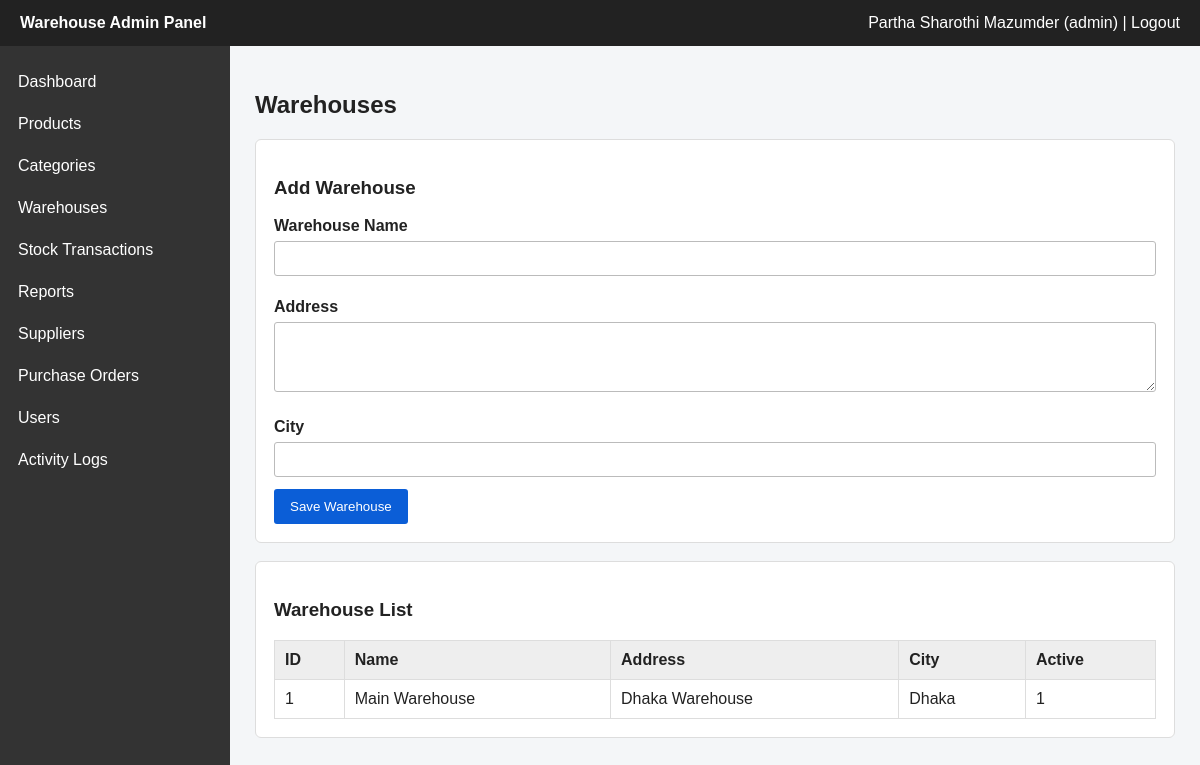
/index.php?route=warehouses (signed in), run on the app's committed database.
### tables this page shows
CREATE TABLE users (
    id INT AUTO_INCREMENT PRIMARY KEY,
    name VARCHAR(100),
    email VARCHAR(100) UNIQUE,
    password_hash VARCHAR(255),
    phone VARCHAR(20),
    role ENUM('staff','purchasing','manager','admin'),
    profile_pic VARCHAR(255),
    is_active TINYINT(1) DEFAULT 1,
    created_at TIMESTAMP DEFAULT CURRENT_TIMESTAMP
);

CREATE TABLE warehouses (
    id INT AUTO_INCREMENT PRIMARY KEY,
    name VARCHAR(100),
    address TEXT,
    city VARCHAR(100),
    manager_id INT,
    is_active TINYINT(1) DEFAULT 1
);

### app/core/functions.php (called while the page is built, shortened)
<?php
function e($value) {
    return htmlspecialchars((string)$value, ENT_QUOTES, "UTF-8");
}
function current_user() {
    global $pdo;
    $stmt = $pdo->prepare("SELECT * FROM users WHERE id = ? AND is_active = 1");
    $stmt->execute([$_SESSION["user_id"]]);
    $user = $stmt->fetch();
    return $user ?: null;
}
function has_role($roles) {
    $user = current_user();
    return in_array($user["role"], $roles);
}
function view($view_file, $data = []) {
    extract($data);
    require __DIR__ . "/../views/layouts/header.php";
    require __DIR__ . "/../views/" . $view_file . ".php";
    require __DIR__ . "/../views/layouts/footer.php";
}
?>

### app/controllers/WarehouseController.php (called while the page is built, shortened)
<?php
class WarehouseController {
    public function index() {
        view("warehouses/index", ["warehouses" => Warehouse::all()]);
    }
}
?>

### app/core/Router.php (called while the page is built, shortened)
<?php
class Router {
    public function dispatch() {
        $action = $_GET["action"] ?? "index";
        $controller = new $controllerName();
        $controller->$action();
    }
}
?>

### public/index.php (called while the page is built, shortened)
<?php
$router = new Router();
$router->dispatch();
?>

### app/models/Warehouse.php (called while the page is built, shortened)
<?php
class Warehouse {
    public static function all() {
        global $pdo;
        $stmt = $pdo->query("SELECT * FROM warehouses ORDER BY id DESC");
        return $stmt->fetchAll();
    }
}
?>

### app/views/warehouses/index.php (the view)
<h2>Warehouses</h2>
<?php if (has_role(["admin", "manager"])): ?>
<div class="card">
    <h3>Add Warehouse</h3>
    <form method="post" action="index.php?route=warehouses&action=store" class="needs-validation">
        <label>Warehouse Name</label>
        <input type="text" name="name" required>
        <label>Address</label>
        <textarea name="address"></textarea>
        <label>City</label>
        <input type="text" name="city">
        <button type="submit">Save Warehouse</button>
    </form>
</div>
<?php endif; ?>
<div class="card">
    <h3>Warehouse List</h3>
    <table>
        <tr>
            <th>ID</th>
            <th>Name</th>
            <th>Address</th>
            <th>City</th>
            <th>Active</th>
        </tr>
        <?php foreach ($warehouses as $warehouse): ?>
            <tr>
                <td><?= e($warehouse["id"]) ?></td>
                <td><?= e($warehouse["name"]) ?></td>
                <td><?= e($warehouse["address"]) ?></td>
                <td><?= e($warehouse["city"]) ?></td>
                <td><?= e($warehouse["is_active"]) ?></td>
            </tr>
        <?php endforeach; ?>
    </table>
</div>

### app/views/layouts/header.php (shortened to what this page needs)
<?php
$user = current_user();
?>
<!DOCTYPE html>
<html>
<head>
    <link rel="stylesheet" href="assets/style.css">
</head>
<body>
<div class="topbar">
    <div><strong>Warehouse Admin Panel</strong></div>
    <div>
        <?= e($user["name"] ?? "Guest") ?>
        <?php if ($user): ?>
            (<?= e($user["role"]) ?>)
            | <a href="index.php?route=logout">Logout</a>
        <?php endif; ?>
    </div>
</div>
<div class="layout">
    <div class="sidebar">
        <a href="index.php?route=dashboard">Dashboard</a>
        <a href="index.php?route=products">Products</a>
        <a href="index.php?route=categories">Categories</a>
        <a href="index.php?route=warehouses">Warehouses</a>
        <a href="index.php?route=stock_transactions">Stock Transactions</a>
        <a href="index.php?route=reports">Reports</a>
        <?php if (has_role(["admin", "manager", "purchasing"])): ?>
            <a href="index.php?route=suppliers">Suppliers</a>
            <a href="index.php?route=purchase_orders">Purchase Orders</a>
        <?php endif; ?>
        <?php if (has_role(["admin", "manager"])): ?>
            <a href="index.php?route=users">Users</a>
            <a href="index.php?route=activity_logs">Activity Logs</a>
        <?php endif; ?>
    </div>
    <main class="content">

### public/assets/style.css (style rules this page uses)
* { box-sizing: border-box; }
body { margin: 0; font-family: Arial, sans-serif; background: #f4f6f8; color: #222; }
a { color: #0b5ed7; text-decoration: none; }
.topbar { background: #222; color: white; padding: 14px 20px; display: flex; justify-content: space-between; }
.topbar a { color: white; }
.layout { display: flex; }
.sidebar { width: 230px; min-height: calc(100vh - 50px); background: #333; padding-top: 15px; }
.sidebar a { display: block; padding: 12px 18px; color: white; }
.content { flex: 1; padding: 25px; }
.card { background: white; border: 1px solid #ddd; padding: 18px; margin-bottom: 18px; border-radius: 6px; }
table { width: 100%; border-collapse: collapse; background: white; }
th, td { padding: 10px; border: 1px solid #ddd; text-align: left; vertical-align: top; }
th { background: #eeeeee; }
label { font-weight: bold; margin-top: 10px; display: block; }
input, select, textarea { width: 100%; padding: 9px; margin: 6px 0 12px; border: 1px solid #bbb; border-radius: 3px; }
textarea { min-height: 70px; }
button { background: #0b5ed7; color: white; border: 0; padding: 10px 16px; cursor: pointer; border-radius: 3px; }

### data on the page
users: name "Partha Sharothi Mazumder", role "admin"
warehouses: id "1", name "Main Warehouse", address "Dhaka Warehouse", city "Dhaka", is_active "1"
